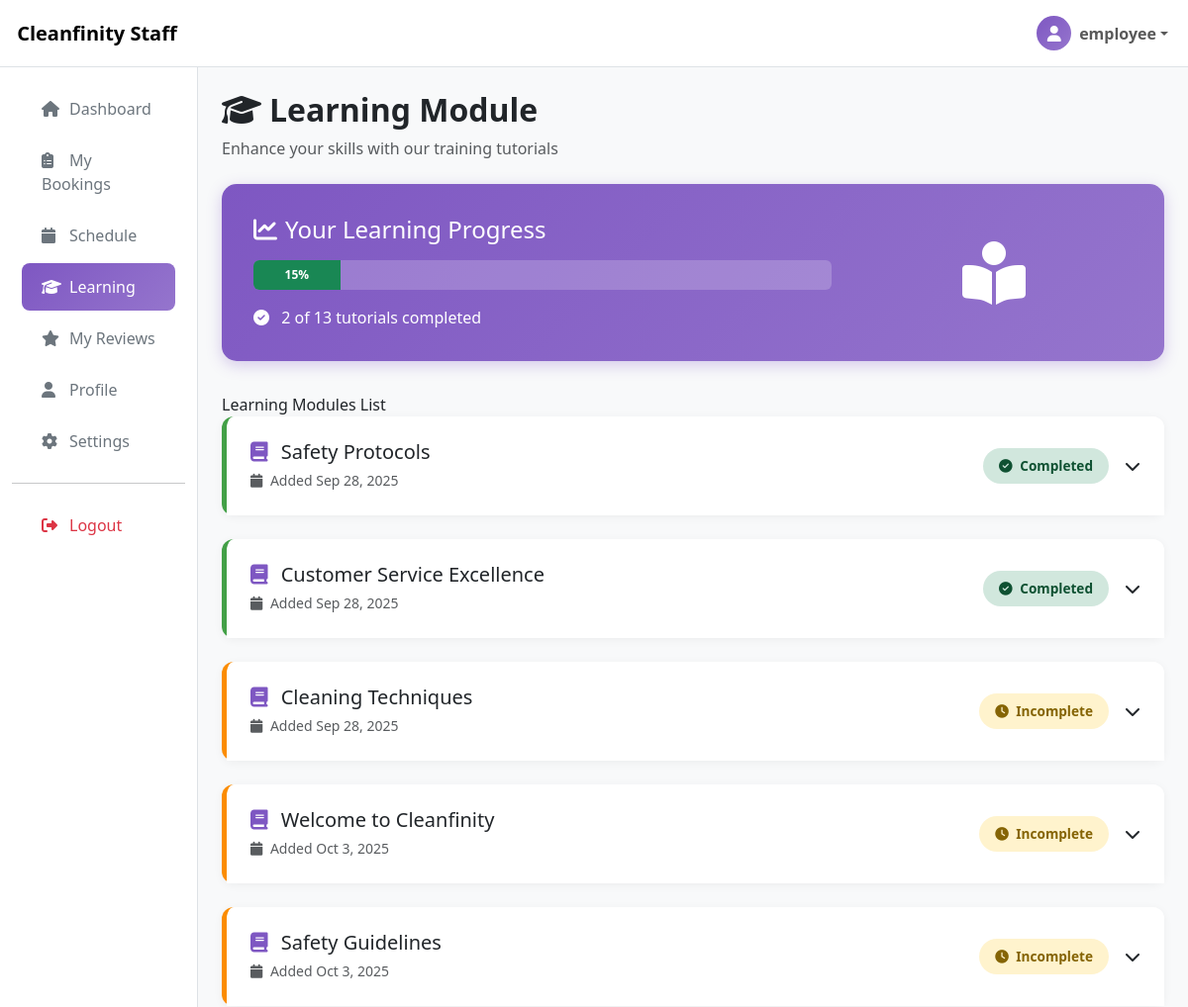
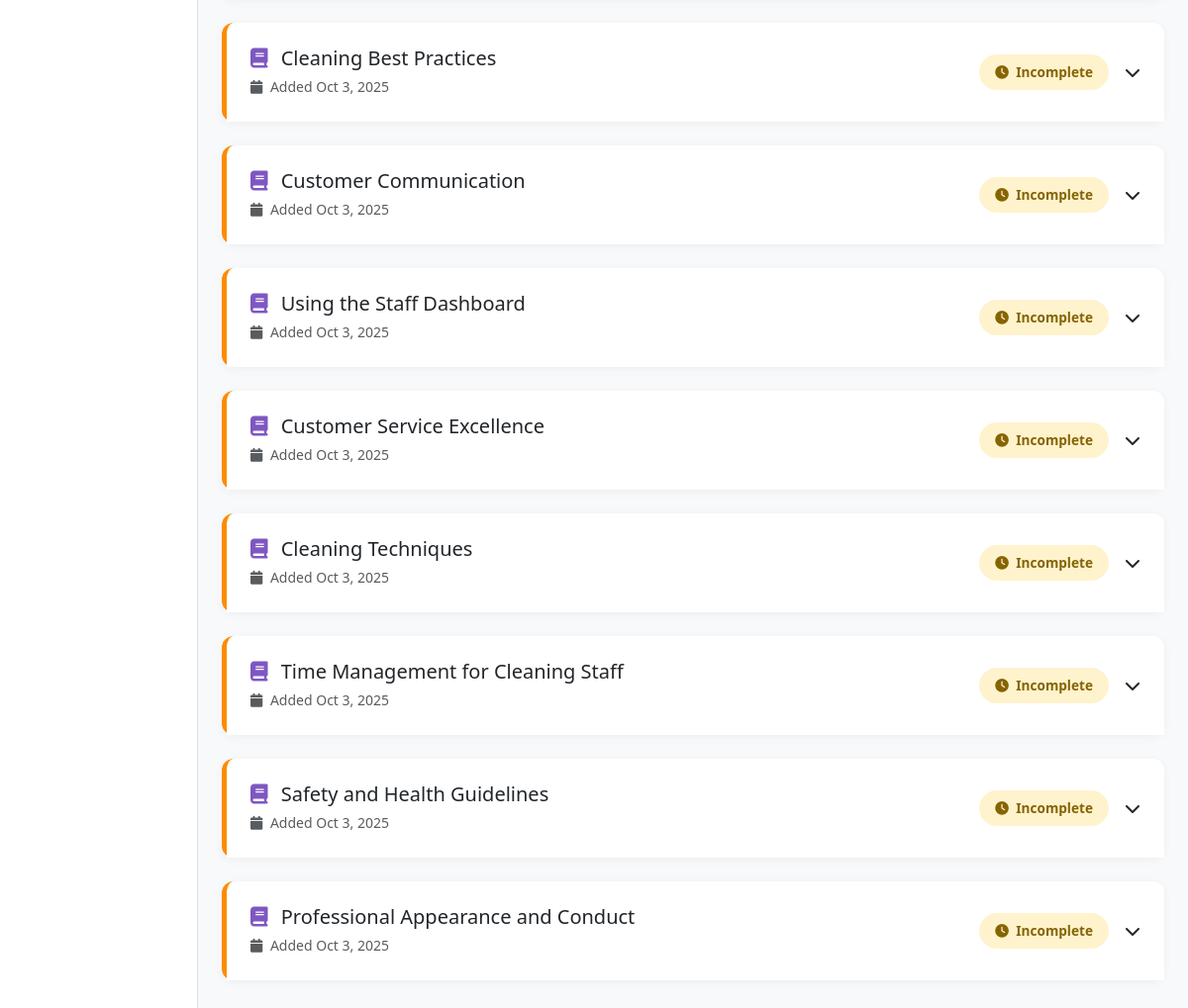
The app's page /staff/learning.php (signed in) with its own data (2 pictures, top to bottom).
### tables this page shows
CREATE TABLE `staff_learning_progress` (
  `id` int(11) NOT NULL,
  `staff_id` int(11) NOT NULL,
  `module_id` int(11) NOT NULL,
  `status` enum('incomplete','completed') DEFAULT 'incomplete',
  `completed_at` timestamp NULL DEFAULT NULL,
  `created_at` timestamp NOT NULL DEFAULT current_timestamp()
);

CREATE TABLE `learning_modules` (
  `id` int(11) NOT NULL,
  `title` varchar(255) NOT NULL,
  `content` text NOT NULL,
  `description` text DEFAULT NULL,
  `file_path` varchar(500) NOT NULL,
  `file_type` enum('pdf','video','document') NOT NULL,
  `is_active` tinyint(1) DEFAULT 1,
  `created_at` timestamp NOT NULL DEFAULT current_timestamp(),
  `updated_at` timestamp NOT NULL DEFAULT current_timestamp() ON UPDATE current_timestamp()
);

### staff/learning.php (the view, shortened to what this page needs)
<?php
$database = new Database();
$db = $database->getConnection();
$staff_id = $_SESSION['user_id'];
$query = "SELECT
    lm.id,
    lm.title,
    lm.content,
    lm.created_at,
    COALESCE(slp.status, 'incomplete') as completion_status,
    slp.completed_at
FROM learning_modules lm
LEFT JOIN staff_learning_progress slp ON lm.id = slp.module_id AND slp.staff_id = :staff_id
ORDER BY lm.id ASC";
$stmt = $db->prepare($query);
$stmt->bindParam(':staff_id', $staff_id);
$stmt->execute();
$modules = $stmt->fetchAll(PDO::FETCH_ASSOC);
$total_modules = count($modules);
$completed_modules = count(array_filter($modules, fn($m) => $m['completion_status'] === 'completed'));
$completion_percentage = $total_modules > 0 ? round(($completed_modules / $total_modules) * 100) : 0;
?>
<!DOCTYPE html>
<html lang="en">
<head>
    <link href="https://cdn.jsdelivr.net/npm/bootstrap@5.3.2/dist/css/bootstrap.min.css" rel="stylesheet">
    <link href="https://cdnjs.cloudflare.com/ajax/libs/font-awesome/6.5.0/css/all.min.css" rel="stylesheet">
</head>
<body>
    <?php include 'includes/navbar.php'; ?>
    <div class="container-fluid">
        <div class="row">
            <?php include 'includes/sidebar.php'; ?>
            <main class="col-md-9 ms-sm-auto col-lg-10 px-md-4 py-4">
                <div class="d-flex justify-content-between align-items-center mb-4">
                    <div>
                        <h2 class="fw-bold"><i class="fas fa-graduation-cap me-2"></i>Learning Module</h2>
                        <p class="text-muted mb-0">Enhance your skills with our training tutorials</p>
                    </div>
                </div>
                <div class="progress-card">
                    <div class="row align-items-center">
                        <div class="col-md-8">
                            <h4 class="mb-3"><i class="fas fa-chart-line me-2"></i>Your Learning Progress</h4>
                            <div class="progress" style="height: 30px; background: rgba(255,255,255,0.2);">
                                <div class="progress-bar bg-success" role="progressbar"
                                     style="width: <?php echo $completion_percentage; ?>%;"
                                     aria-valuenow="<?php echo $completion_percentage; ?>"
                                     aria-valuemin="0" aria-valuemax="100">
                                    <strong><?php echo $completion_percentage; ?>%</strong>
                                </div>
                            </div>
                            <p class="mt-3 mb-0">
                                <i class="fas fa-check-circle me-2"></i>
                                <?php echo $completed_modules; ?> of <?php echo $total_modules; ?> tutorials completed
                            </p>
                        </div>
                        <div class="col-md-4 text-center">
                            <div style="font-size: 4rem;">
                                <i class="fas fa-book-reader"></i>
                            </div>
                        </div>
                    </div>
                </div>
                 Learning Modules List
                <div class="row">
                    <div class="col-12">
                        <?php foreach ($modules as $index => $module): ?>
                            <div class="card module-card <?php echo $module['completion_status']; ?>">
                                <div class="module-header" data-bs-toggle="collapse"
                                     data-bs-target="#module<?php echo $module['id']; ?>">
                                    <div class="d-flex justify-content-between align-items-center">
                                        <div class="flex-grow-1">
                                            <h5 class="mb-1">
                                                <i class="fas fa-book me-2 text-purple"></i>
                                                <?php echo htmlspecialchars($module['title']); ?>
                                            </h5>
                                            <small class="text-muted">
                                                <i class="fas fa-calendar me-1"></i>
                                                Added <?php echo date('M j, Y', strtotime($module['created_at'])); ?>
                                            </small>
                                        </div>
                                        <div class="d-flex align-items-center gap-3">
                                            <span class="completion-badge badge-<?php echo $module['completion_status']; ?>">
                                                <i class="fas fa-<?php echo $module['completion_status'] === 'completed' ? 'check-circle' : 'clock'; ?> me-1"></i>
                                                <?php echo ucfirst($module['completion_status']); ?>
                                            </span>
                                            <i class="fas fa-chevron-down"></i>
                                        </div>
                                    </div>
                                </div>
                            </div>
                        <?php endforeach; ?>
                    </div>
                </div>
            </main>
        </div>
    </div>
</body>
</html>

### staff/learning.php (style rules this page uses)
:root { --staff-purple: #7E57C2; --staff-light: #9575cd; }
body { background: #f8f9fa; }
.progress-card { background: linear-gradient(135deg, var(--staff-purple), var(--staff-light)); color: white; border-radius: 15px; padding: 2rem; margin-bottom: 2rem; box-shadow: 0 4px 15px rgba(126, 87, 194, 0.3); }
.module-card { border: none; border-radius: 12px; margin-bottom: 1.5rem; transition: all 0.3s ease; box-shadow: 0 2px 10px rgba(0,0,0,0.05); }
.module-card.completed { border-left: 5px solid #43A047; }
.module-card.incomplete { border-left: 5px solid #FB8C00; }
.module-header { cursor: pointer; padding: 1.5rem; background: white; border-radius: 12px 12px 0 0; }
.completion-badge { padding: 0.5rem 1rem; border-radius: 20px; font-size: 0.85rem; font-weight: 600; }
.badge-completed { background: #d1e7dd; color: #0f5132; }
.badge-incomplete { background: #fff3cd; color: #856404; }

### staff/includes/navbar.php (style rules this page uses)
.text-purple { color: #7E57C2; }

### records on screen
staff_learning_progress: module.title "Safety Protocols", module.created_at "Sep 28, 2025", completion_status "Completed"
staff_learning_progress: module.title "Customer Service Excellence", module.created_at "Sep 28, 2025", completion_status "Completed"
learning_modules: title "Cleaning Techniques", created_at "Sep 28, 2025", completion_status "Incomplete"
learning_modules: title "Welcome to Cleanfinity", created_at "Oct 3, 2025", completion_status "Incomplete"
learning_modules: title "Safety Guidelines", created_at "Oct 3, 2025", completion_status "Incomplete"
learning_modules: title "Cleaning Best Practices", created_at "Oct 3, 2025", completion_status "Incomplete"
learning_modules: title "Customer Communication", created_at "Oct 3, 2025", completion_status "Incomplete"
learning_modules: title "Using the Staff Dashboard", created_at "Oct 3, 2025", completion_status "Incomplete"
learning_modules: title "Customer Service Excellence", created_at "Oct 3, 2025", completion_status "Incomplete"
learning_modules: title "Cleaning Techniques", created_at "Oct 3, 2025", completion_status "Incomplete"
learning_modules: title "Time Management for Cleaning Staff", created_at "Oct 3, 2025", completion_status "Incomplete"
learning_modules: title "Safety and Health Guidelines", created_at "Oct 3, 2025", completion_status "Incomplete"
learning_modules: title "Professional Appearance and Conduct", created_at "Oct 3, 2025", completion_status "Incomplete"

### other values on screen
$_SESSION['first_name'] "employee"
$completion_percentage "15"
$completed_modules "2"
$total_modules "13"
